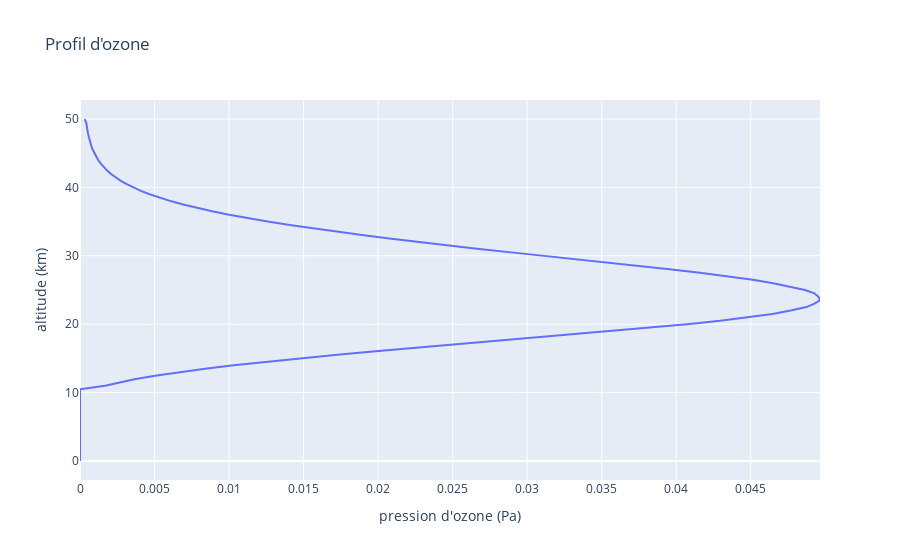

Source (notebook cell):
### Markdown cell above
## Yapuka : ASD si on introduit des substances (CFC) qui provoquent la destruction de l'ozone

### Code cell
fig.show()
